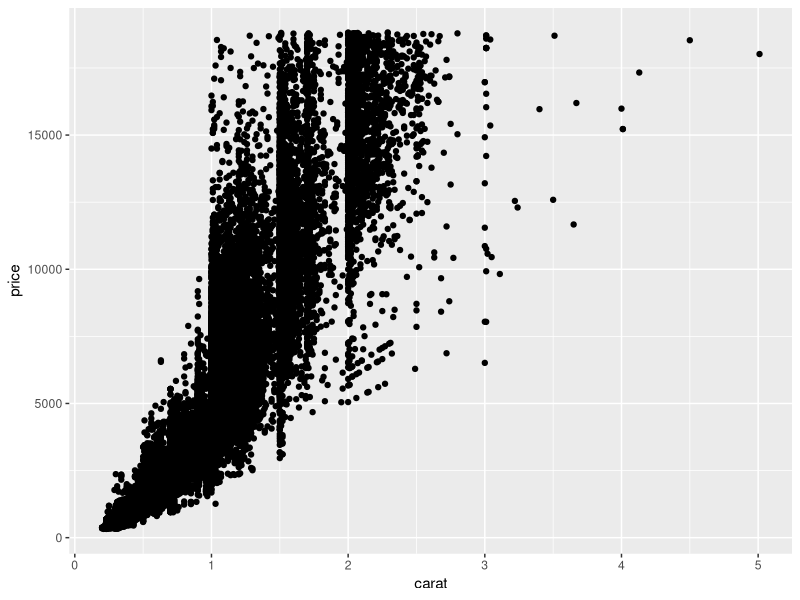
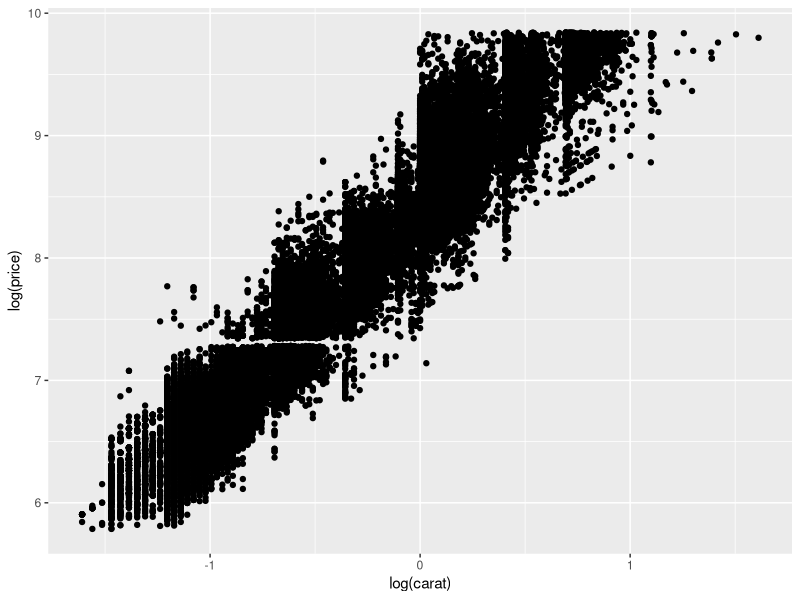
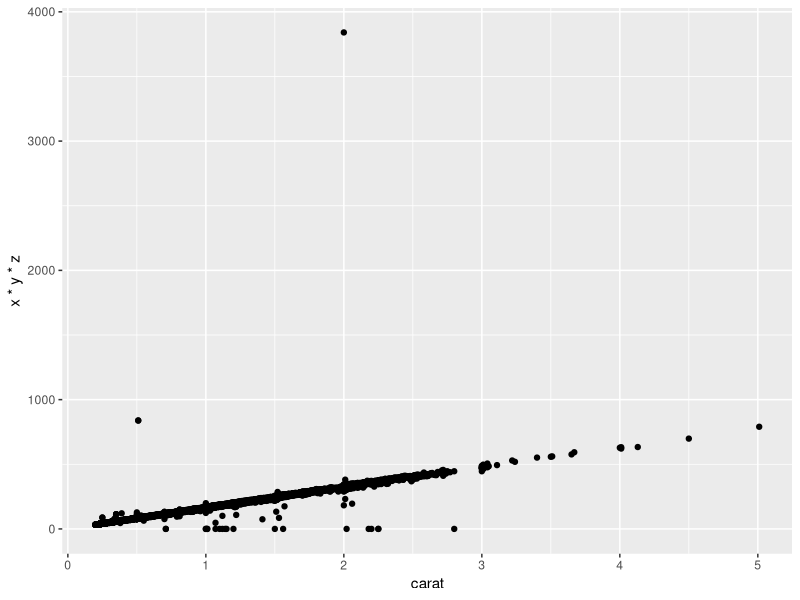
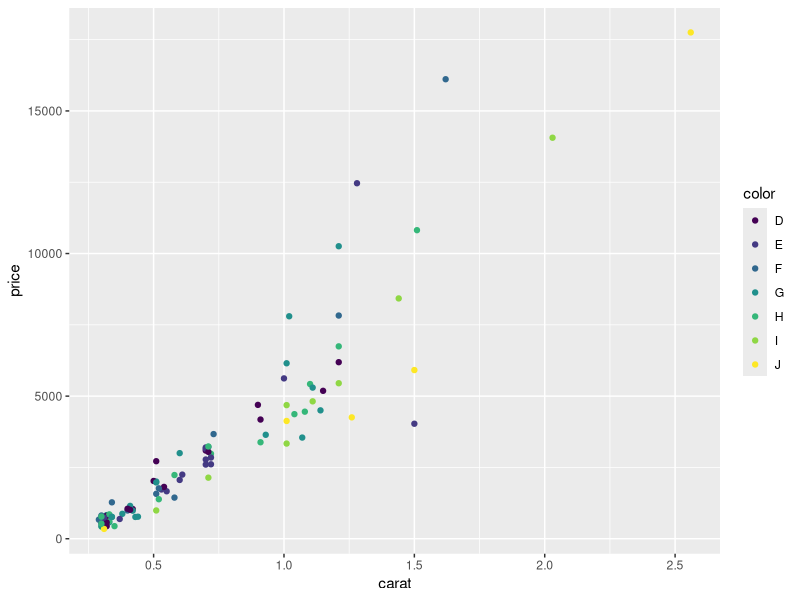
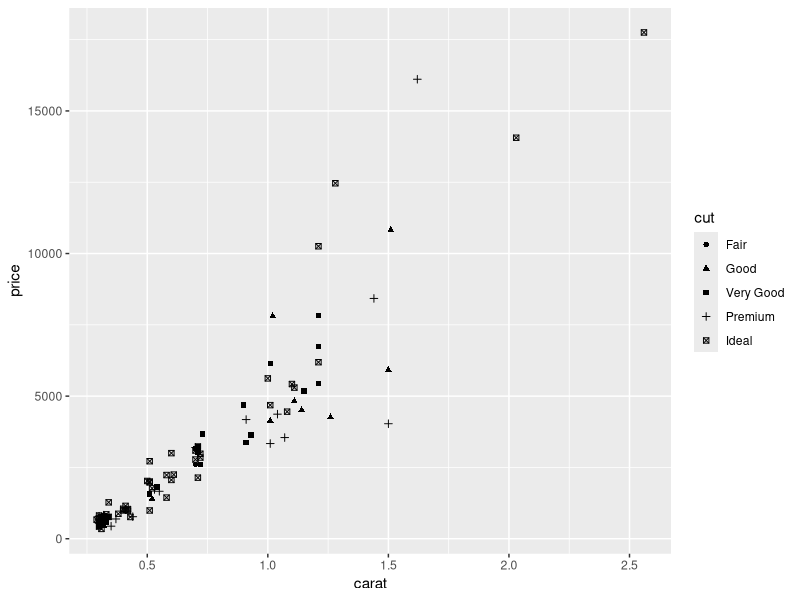
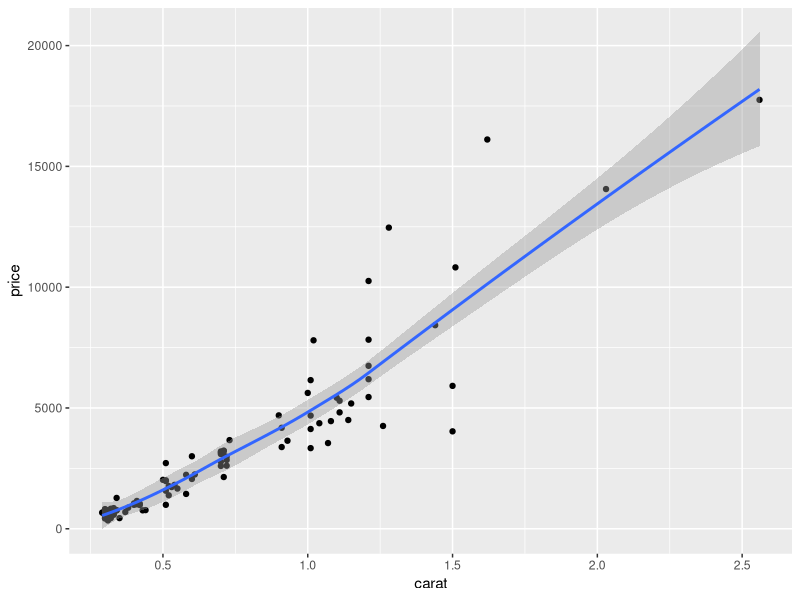
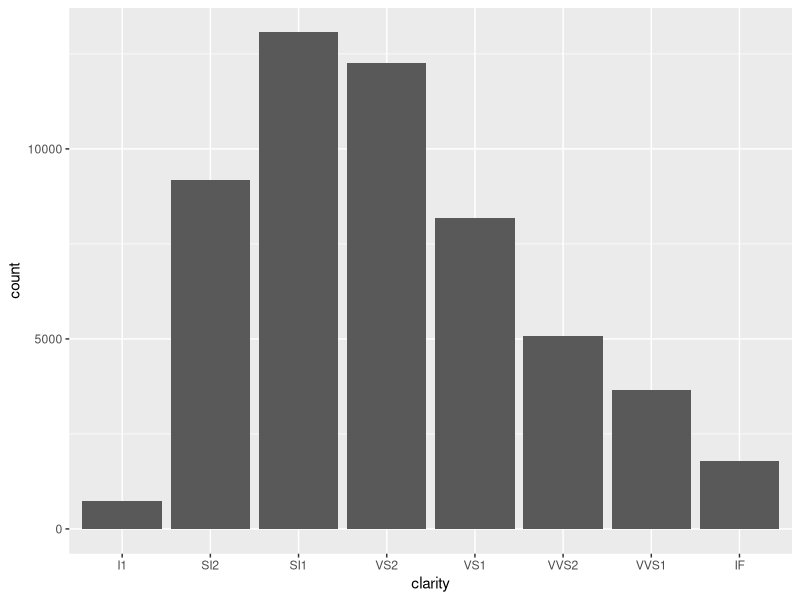
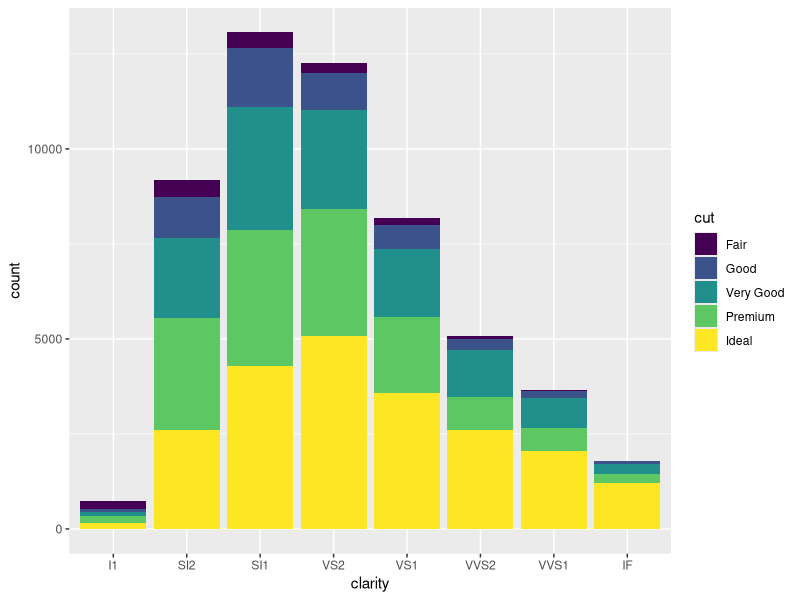

Source code (R) for these figures, in order:
library(ggplot2)

str(diamonds)
# carat: 鑽石的重量
# cut: 鑽石的切割品質
# color: 鑽石的顏色
# clarity: 鑽石的純淨度

# 以data作圖
ggplot(data=diamonds, aes(x=carat, y=price)) +
  geom_point()

# 取log
ggplot(data=diamonds, aes(x=log(carat), y=log(price)))+
  geom_point()

# 以體積對重量作圖
ggplot(data=diamonds, aes(x=carat, y=x*y*z))+
  geom_point()

# 做子集合的圖
set.seed(20)
diamondsSubset <- diamonds[sample(nrow(diamonds), 100),]

ggplot(data=diamondsSubset, aes(x=carat, y=price, color=color)) +
  geom_point()

ggplot(data=diamondsSubset, aes(x=carat, y=price, shape=cut)) +
  geom_point()

ggplot(data=diamondsSubset, aes(x=carat, y=price))+
  geom_point()+
  geom_smooth()   

library(ggplot2)

ggplot(data=diamonds, aes(x=clarity)) +
  geom_bar()

ggplot(data=diamonds, aes(x=clarity, fill=cut))+
  geom_bar()

ggplot(data=diamonds, aes(x=carat))+
  geom_histogram()

# 畫布
base <- ggplot(data=diamonds, aes(x=carat, y=price, colour=cut))

pointExanple <- base+
  layer(
    geom = "point",
    stat = 'identity',
    position = 'identity',
    params = list(na.rm=FALSE)
  )

barExample <- ggplot(data=diamonds, aes(x=carat)) +
  layer(geom='bar', stat='bin', position='identity',
        params=list('steelblue', binwidth=0.2))

        